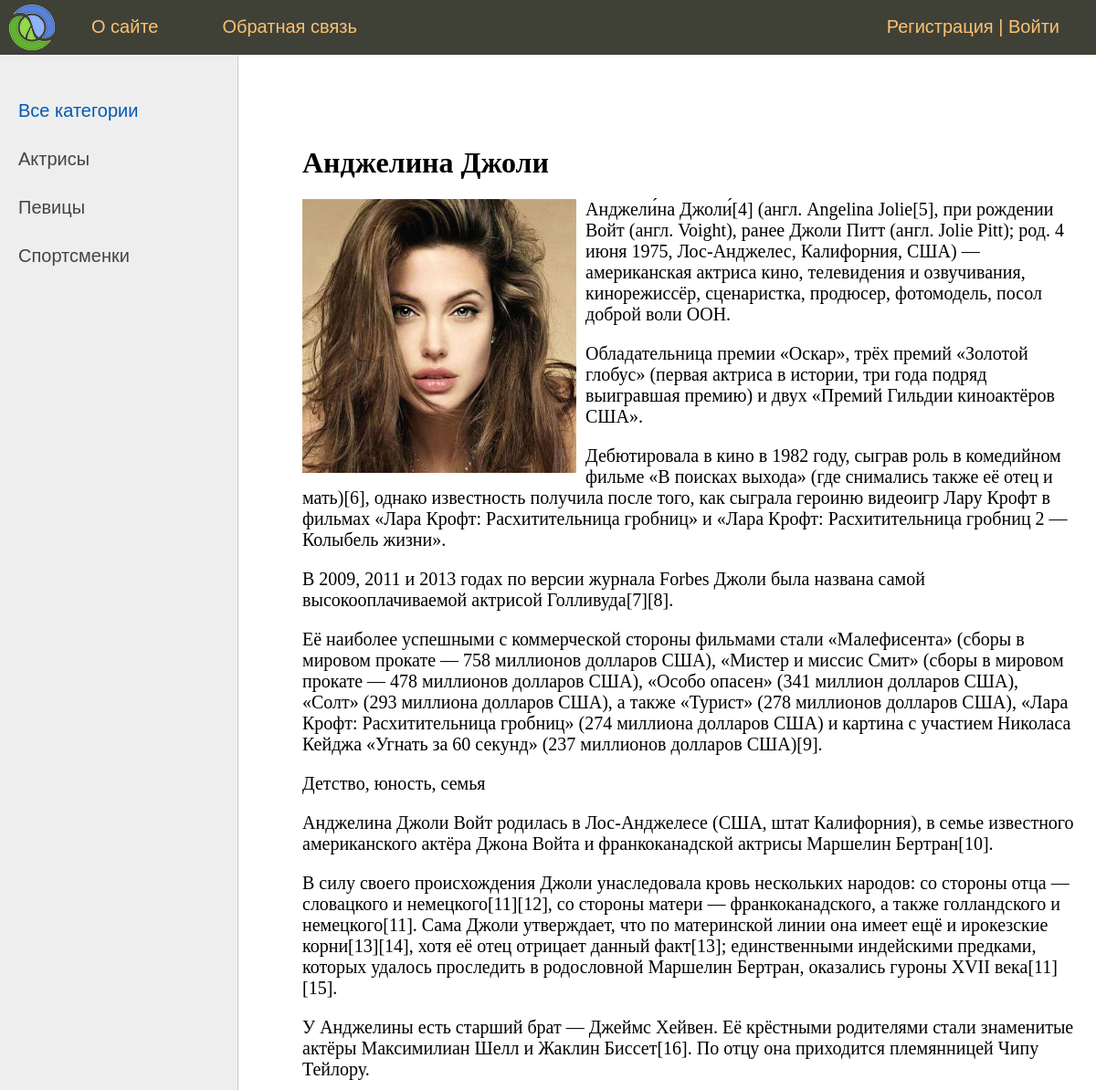
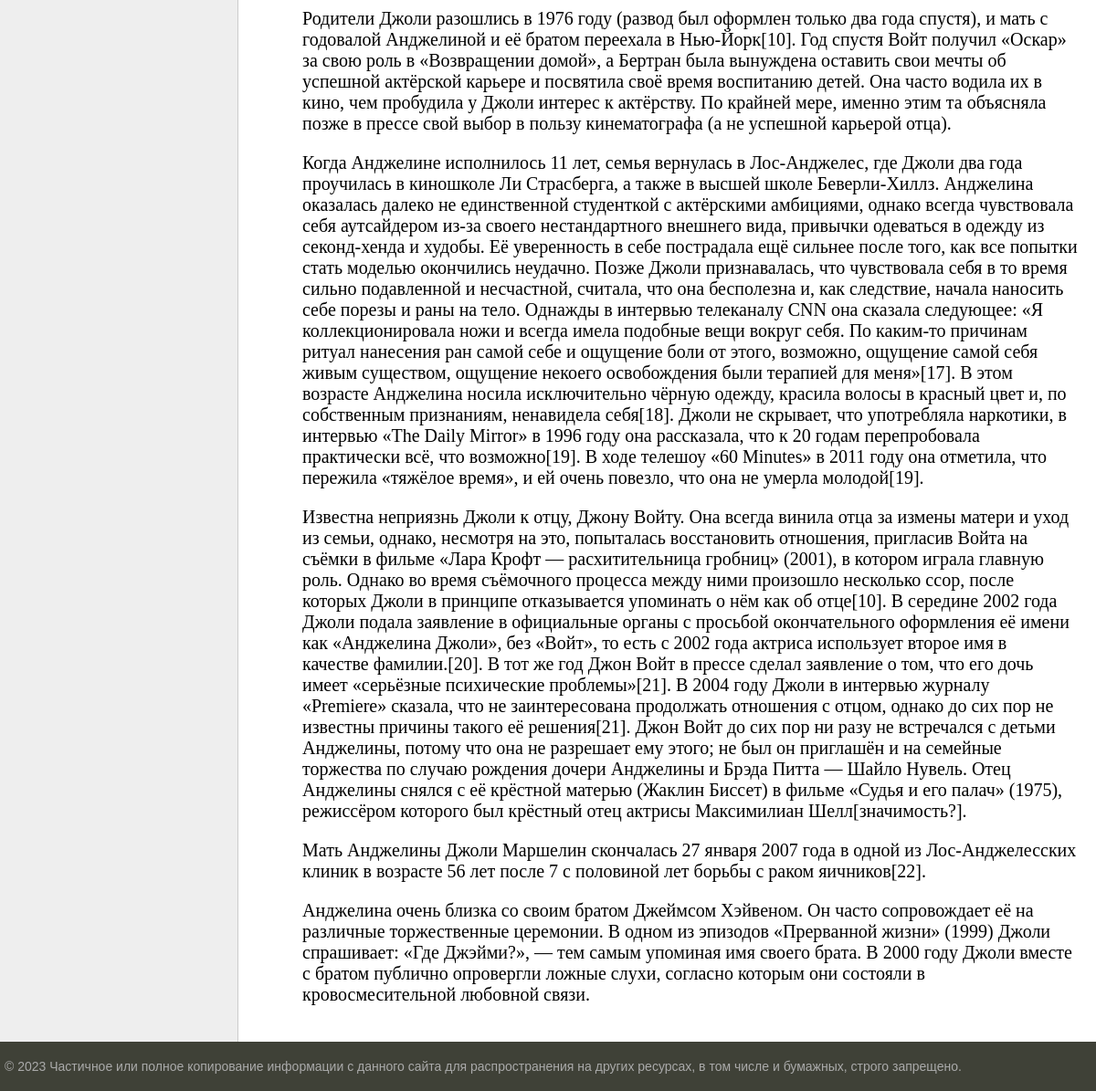
The app's page /post/andzhelina-dzholi/ with its own data (2 pictures, top to bottom).
### women/models.py (models this page shows, shortened)
class Category(models.Model):
    name = models.CharField(max_length=100, db_index=True, verbose_name='Категория')
    slug = models.SlugField(max_length=255, unique=True, db_index=True, verbose_name='URL')
    def get_absolute_url(self):
        return reverse('category', kwargs={'cat_slug': self.slug})
    class Meta:
        verbose_name = 'Категория'
        verbose_name_plural = 'Категории'
        ordering = ['id']

class Women(models.Model):
    title = models.CharField(max_length=255, verbose_name='Заголовок')
    slug = models.SlugField(max_length=255, unique=True, db_index=True, verbose_name='URL')
    content = models.TextField(blank=True, verbose_name='Текст статьи')
    photo = models.ImageField(upload_to="photos/%Y/%m/%d/", blank=True, verbose_name='Фото')
    time_create = models.DateTimeField(auto_now_add=True, verbose_name='Время создания')
    time_update = models.DateTimeField(auto_now=True, verbose_name='Время изменения')
    is_published = models.BooleanField(default=True, verbose_name='Публикация')
    cat = models.ForeignKey('Category', on_delete=models.PROTECT, verbose_name='Категория')
    def __str__(self):
        return self.title
    class Meta:
        verbose_name = 'Известные женщины'
        verbose_name_plural = verbose_name
        ordering = ['id']

### women/views.py (the view)
# urls.py: path('post/<slug:post_slug>/', ShowPost.as_view(), name='post'),        # Отображение классом, ".as_view()"
class ShowPost(DataMixin, DetailView):
    model = Women
    template_name = 'women/post.html'
    slug_url_kwarg = 'post_slug'
    context_object_name = 'post'
    def get_context_data(self, *, object_list=None, **kwargs):
        context = super().get_context_data(**kwargs)
        c_def = self.get_user_context(title=context['post'])     # Из .utils.DataMixin
        return dict(list(context.items()) + list(c_def.items()))

### women/utils.py (called while the page is built)
    def get_user_context(self, **kwargs):
        context = kwargs
        cats = Category.objects.annotate(Count('women'))    # Количество постов, связанных с рубрикой
        user_menu = menu.copy()         # скрывает "Добавить статью" для неавторизованных
        if not self.request.user.is_authenticated:
            user_menu.pop(1)
        context['menu'] = user_menu
        context['cats'] = cats
        if 'cat_selected' not in context:
            context['cat_selected'] = 0
        return context

### women/templates/women/post.html
{% extends 'women/base.html' %}
{% block content %}
    <h1>{{ post.title }}</h1>
    {%  if post.photo %}
    <p><img class="img-article-left" src="{{ post.photo.url }}" alt=""></p>
    {% endif %}
    {{ post.content|linebreaks }}
{% endblock %}

### women/templates/women/base.html (shortened to what this page needs)
{% load static %}
{% load women_tags %}
<!DOCTYPE html>
<html>
<head>
	<link type="text/css" href="{% static 'women/css/styles.css' %}" rel="stylesheet" />
</head>
<body>
<table class="table-page" border=0 cellpadding="0" cellspacing="0">
<tr><td valign=top>
{% block mainmenu %}
		<div class="header">
			<ul id="mainmenu" class="mainmenu">
			<li class="logo"><a href="{% url 'home' %}"><div class="logo"></div></a></li>
{% for m in menu %}
			<li><a href="{% url m.url_name %}">{{m.title}}</a></li>
{% endfor %}
            <li class="last"><a href="{% url 'register' %}">Регистрация</a> | <a href="{% url 'login' %}">Войти</a></li>
			</ul>
		</div>
{% endblock mainmenu %}
<table class="table-content" border=0 cellpadding="0" cellspacing="0">
<tr>
	<td valign="top" class="left-chapters">
	<ul id="leftchapters">
        {% if cat_selected == 0 %}
			<li class="selected"> Все категории </li>
		{% else  %}
			<li><a href="{% url 'home' %}"> Все категории </a></li>
		{% endif %}
    {% for c in cats %}
        {% if c.women__count > 0 %}
            {% if c.pk == cat_selected %}
                <li class="selected"> {{ c.name }} </li>
            {% else %}
                <li><a href="{{ c.get_absolute_url }}">{{ c.name }}</a></li>
            {% endif %}
        {% endif %}
    {% endfor %}
	</ul>
</td>
<td valign="top" class="content">
<div class="content-text">
{% block content %}
{% endblock %}
</div>
</td></tr></table>
</td></tr>
<tr><td valign=top>
	<div id="footer">
		<p>&copy; 2023 Частичное или полное копирование информации с данного сайта для распространения на других ресурсах, в том числе и бумажных, строго запрещено.</p>
	</div>
</td></tr></table>
</body>
</html>

### women/static/women/css/styles.css (style rules this page uses)
html, body { font-family: 'Arial'; margin: 0; padding: 0; height: 100%; width: 100%; color: #444; }
a { color: #0059b2; text-decoration: none; }
img { max-width: 600px; height: auto; }
img.img-article-left { max-width: 300px; height: auto; float: left; padding: 0 10px 10px 0; }
.table-page { width: 100%; height: 100%; vertical-align: top; }
.table-page tr { height: 100%; }
.header { background: #3F4137; height: 60px; }
.logo { background: url('../images/logo.png') no-repeat 10px 5px; width: 70px; height: 60px; }
ul.mainmenu { list-style: none; margin: 0; padding: 0; height: 60px; color: #fdc073; font-size: 20px; overflow: hidden; }
ul.mainmenu li { float: left; margin: 18px 40px 0 30px; }
ul.mainmenu li.logo { margin: 0; }
ul.mainmenu li.last { float: right; }
ul.mainmenu li a { color: #fdc073; text-decoration: none; }
.table-content { width: 100%; min-height: 100%; height: 100%; }
.left-chapters { margin: 0; background: #eee; border-right: 1px solid #ccc; min-height: 100%; }
.left-chapters ul { width: 230px; min-height: 100%; margin: 0; padding: 20px 10px 10px 20px; list-style: none; font-size: 20px; }
.left-chapters ul li { margin: 30px 0 0 0; color: #999; }
.left-chapters ul li.selected { color: #0059b2; }
.left-chapters ul li a { color: #444; text-decoration: none; }
.content { padding: 40px 20px 20px 40px; width: 100%; box-sizing: border-box; }
.content-text { margin: 60px 0 0 30px; color: #000; font-size: 20px; font-family: Yandex Sans Display Light; }
.content-text h1 { font-size: 32px; }
#footer { box-sizing: border-box; background: #3F4137; padding: 5px; color: #aaa; font-size: 14px; font-family: Verdana, Geneva, Arial, Helvetica; text-align: left; overflow: hidden; }

### records on screen
Category: name "Актрисы"
Category: name "Певицы"
Category: name "Спортсменки"
Women: title "Анджелина Джоли", photo (picture), content "Анджели́на Джоли́[4] (англ. Angelina Jolie[5], при рождении Войт (англ. Voight), ранее Джоли Питт (англ. Jolie Pitt); род. 4 июня 1975, Лос-Анджелес, Калифорния, США) — американская актриса кино, телевидения и озвучивания, кинорежиссёр, сценаристка, продюсер, фотомодель, посол доброй воли ООН. Обладательница премии «Оскар», трёх премий «Золотой глобус» (первая актриса в истории, три года подряд выигравшая премию) и двух «Премий Гильдии киноактёров США». Дебютировала в кино в 1982 году, сыграв роль в комедийном фильме «В поисках выхода» (где снимались также её отец и мать)[6], однако известность получила после того, как сыграла героиню видеоигр Лару Крофт в фильмах «Лара Крофт:…"

### other values on screen
{{ m.title }} "О сайте" "Обратная связь"
